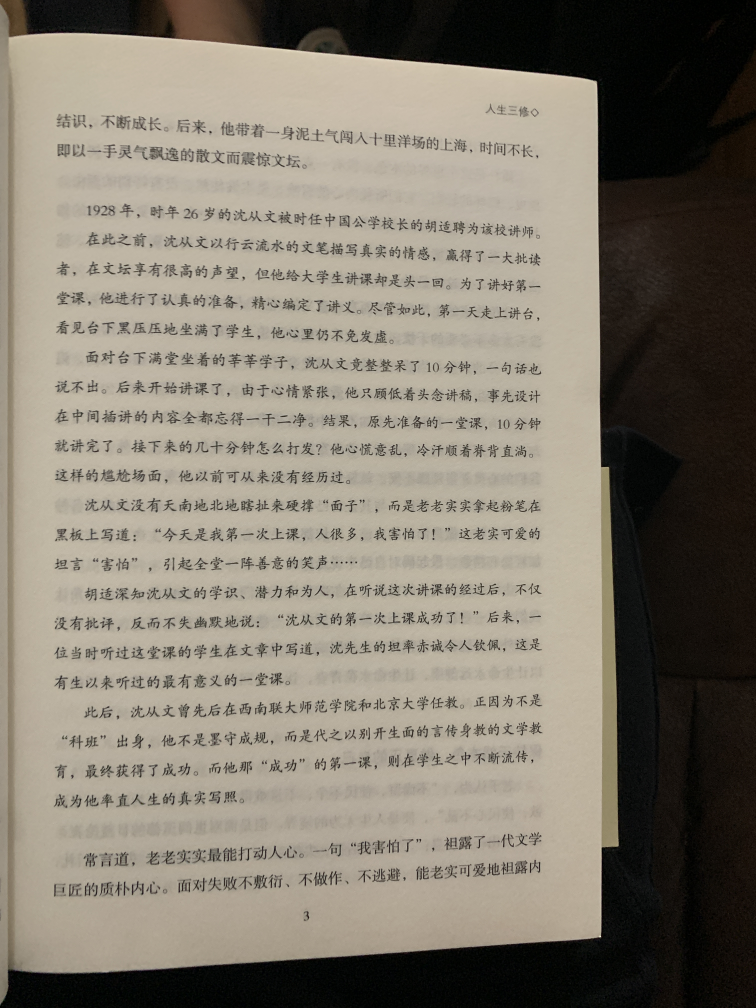
#> input picture ImageProcessing/testJPG/bookExample.JPG, 3024 x 4032 px (shown at 1/4 size)
$ python -i CPY_ImageScan.py   (imports and definitions only)
#> lines starting #> are read from the running program, lines starting #| are printed output that depends on the picture; after the words box and inside, x2 and y2 are one past the last pixel; in counts of white or black regions, pixels touching at a corner belong together
import cv2
import numpy as np
import matplotlib as plot

# Load Image
def LoadImage(imagePath: str) -> np.ndarray:
#> called with imagePath = 'testJPG/bookExample.JPG'
    image = cv2.imread(imagePath)
#> image is the input picture: shape (4032, 3024, 3); mean B, G, R 111.7, 124.5, 131.6
    if image is None:
        raise ValueError(f"Image not found at path: {imagePath}")
    return image

# Show Image
def ShowImage(image: np.ndarray, title: str = "Image"):
    cv2.imshow(title, image)
    cv2.waitKey(0)
    cv2.destroyAllWindows()

# Convert to Gray
def ConvertToGray(image: np.ndarray) -> np.ndarray:
    return cv2.cvtColor(image, cv2.COLOR_BGR2GRAY)
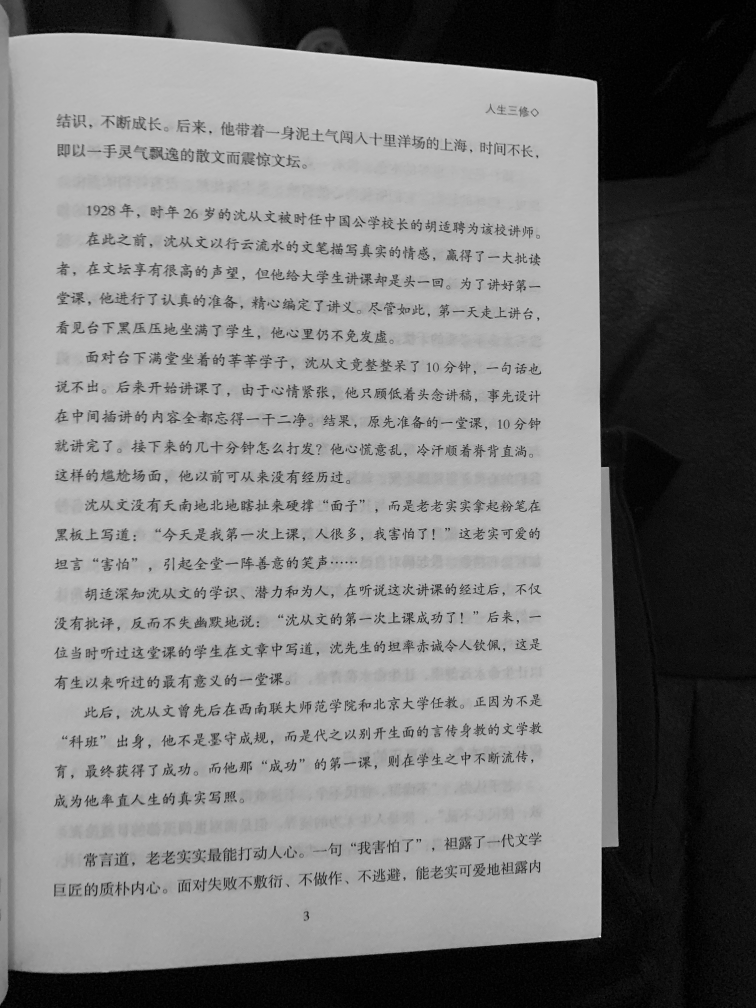
#> returned value: shape (4032, 3024) (shown at 1/4 size); min 0, max 252, mean 125.2

# Apply Gaussian Blur
def ApplyGaussianBlur(image: np.ndarray, kernel_size: int = 5, sigma: float = 0) -> np.ndarray:
#> called with kernel_size = 5, sigma = 0
    return cv2.GaussianBlur(image, (kernel_size, kernel_size), sigma)

# Apply Canny Edge Detection
def ApplyCannyEdgeDetection(image: np.ndarray, threshold1: int, threshold2: int) -> np.ndarray:
#> called with threshold1 = 45, threshold2 = 125
    return cv2.Canny(image, threshold1, threshold2)
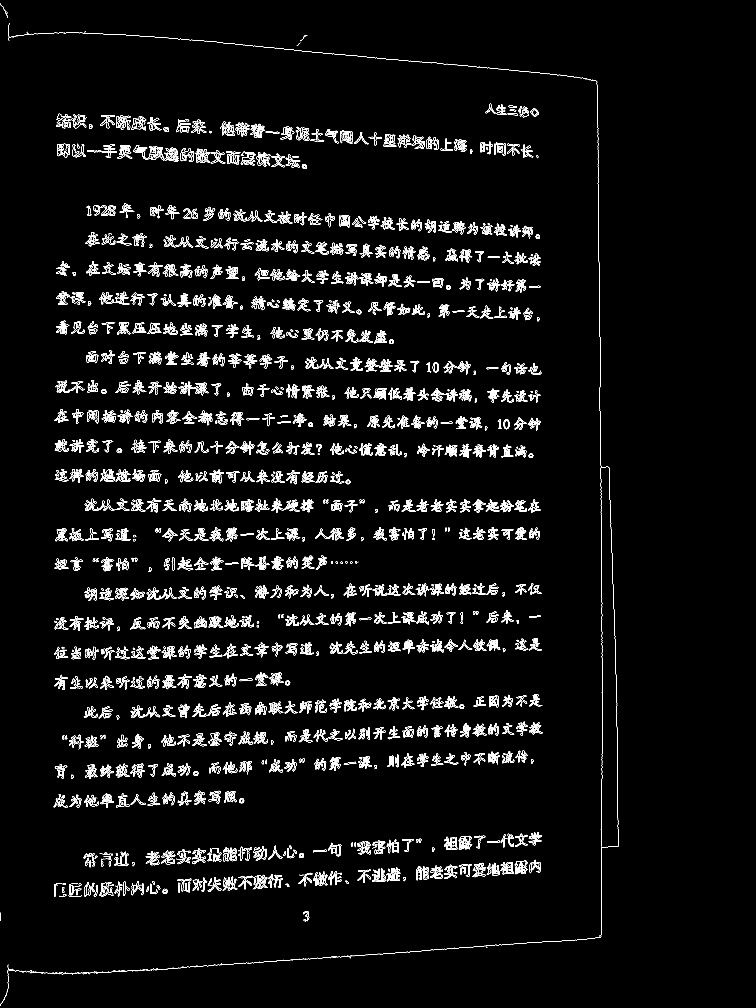
#> returned value: shape (4032, 3024) (shown at 1/4 size); 2.3% white in thin lines or dots, all inside (x1, y1, x2, y2) = (0, 14, 2476, 4023)

# Image Closing
def ImageClosing(image: np.ndarray, kernel_size: int = 5, dil_iteration: int = 3, ero_iteration: int = 2) -> np.ndarray:
#> called with kernel_size = 5, dil_iteration = 3, ero_iteration = 2
    kernel = np.ones((kernel_size, kernel_size))
    newImage = cv2.dilate(image, np.ones((5,5)), iterations=dil_iteration)
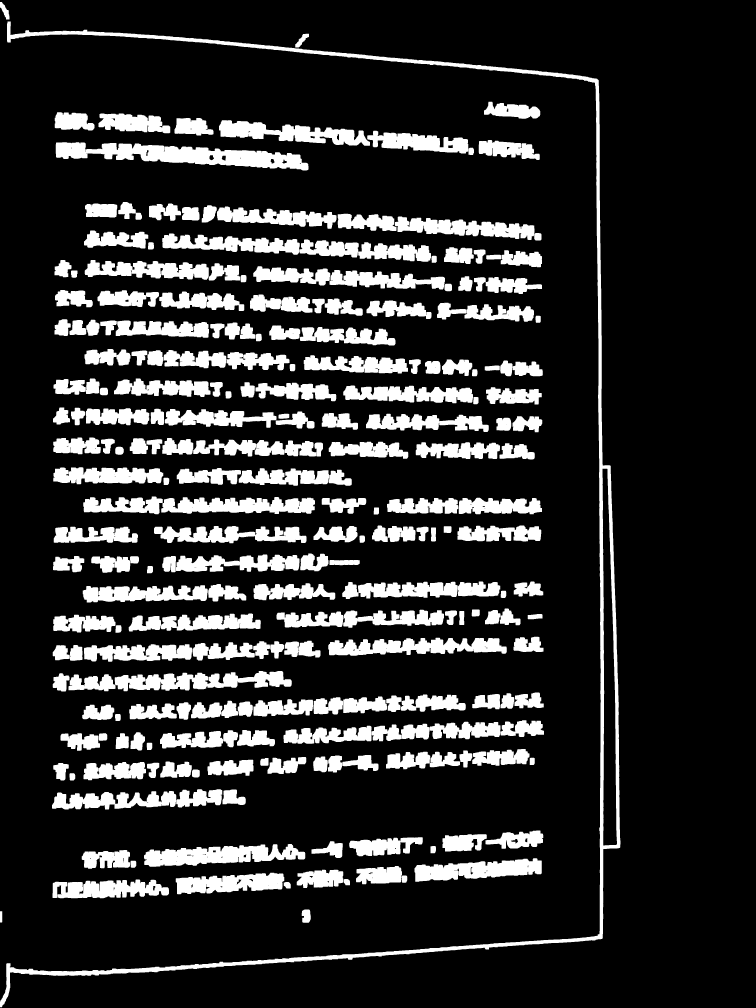
#> newImage: shape (4032, 3024) (shown at 1/4 size); 17.1% white; 233 white regions, largest, box (x1, y1, x2, y2) and area: (0, 86, 2482, 4029) 144614, (223, 569, 1234, 682) 56347, (274, 2684, 1167, 2765) 42161
    newImage = cv2.erode(newImage, np.ones((5,5)), iterations=ero_iteration)
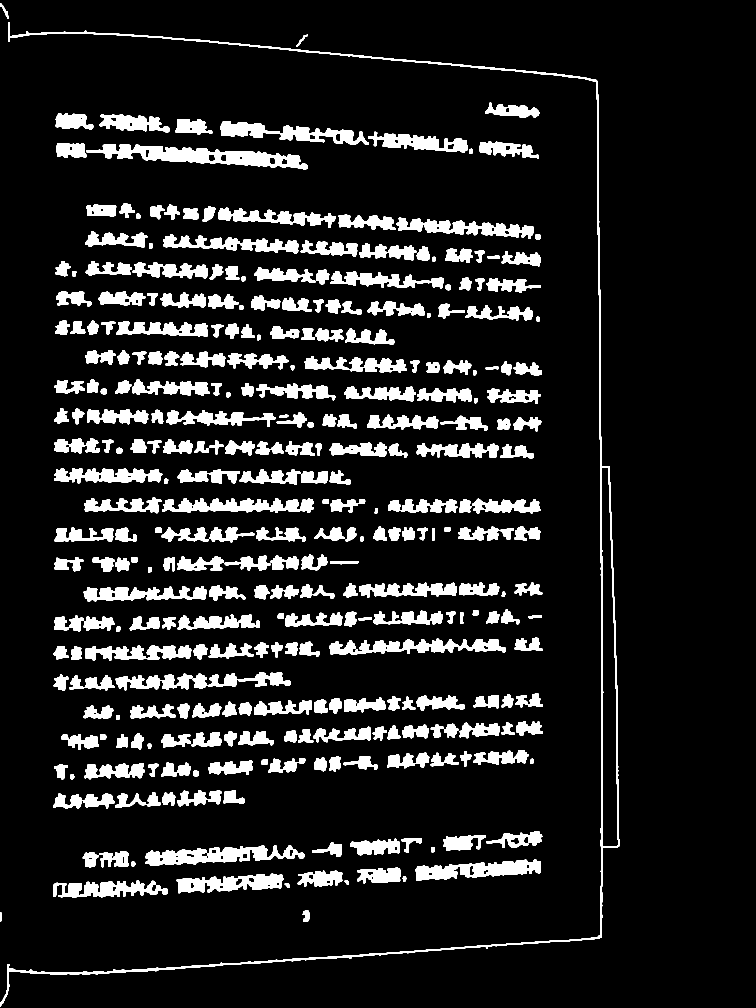
#> newImage: shape (4032, 3024) (shown at 1/4 size); 11.1% white; 301 white regions
    return newImage

# Contour Coordinate Reordering -->
# reorder points to top-left, top-right, bottom-right, bottom-left
def contourCoordinateReordering(points):
    points = points.reshape(4, 2)

    orderedPoints = np.zeros((4, 2), dtype=np.float32)
    summ = points.sum(axis=1)
    diff = np.diff(points, axis=1)

    orderedPoints[0] = points[np.argmin(summ)]
    orderedPoints[1] = points[np.argmin(diff)]
    orderedPoints[2] = points[np.argmax(summ)]
    orderedPoints[3] = points[np.argmax(diff)]
    orderedPoints = orderedPoints.reshape((4, 1, 2))
    return orderedPoints

# Find Biggest Contour
def BiggestContour(image: np.ndarray) -> np.ndarray:
    contours, _ = cv2.findContours(image, cv2.RETR_EXTERNAL, cv2.CHAIN_APPROX_SIMPLE)
#> contours = 301 contours; largest, box (x1, y1, x2, y2) and area: (0, 90, 2478, 4025) 121156, (346, 576, 1230, 678) 38357, (580, 3380, 1217, 3463) 26528, (1662, 3437, 2163, 3523) 23182, (880, 485, 1476, 579) 21976

    # deal with curves
    contours = [cv2.convexHull(contour) for contour in contours]
#> contours = 301 contours; largest, box (x1, y1, x2, y2) and area: (0, 90, 2478, 4025) 8930514, (346, 576, 1230, 678) 49952, (1317, 2555, 2023, 2619) 39032, (580, 3380, 1217, 3463) 37757, (649, 1992, 1256, 2052) 33936
    biggestContour = np.array({})
    maxArea = 0
    for contour in contours:
        area = cv2.contourArea(contour)
        perimeter = cv2.arcLength(contour, True)
        epsilon = .1*perimeter
        approx = cv2.approxPolyDP(contour, epsilon, True)
        if area > maxArea and len(approx) == 4:
            biggestContour = approx
            maxArea = area
#> this loop made 301 passes
#> (area, perimeter, epsilon, biggestContour, maxArea) on passes 2, 12, 13, 300: (1037.5, 123.3, 12.33, [[1232, 3642], [1237, 3675], [1217, 3686], [1212, 3648]], 1037.5), (2910, 199.6, 19.96, [[393, 3421], [378, 3466], [341, 3465], [343, 3410]], 2910), (6905.5, 337.1, 33.71, [[515, 3414], [507, 3466], [404, 3467], [398, 3412]], 6905.5), (8930513.5, 12158.6, 1215.9, [[34, 90], [2390, 325], [2405, 3750], [0, 4024]], 8930513.5)
#> (area, perimeter, epsilon, approx) on passes 1, 3, 4, 5, 6, 7: (143.5, 79.41, 7.94, [[4, 3649], [0, 3685]]), (227, 58.53, 5.85, [[1139, 3534], [1153, 3534], [1158, 3548]]), (26281.5, 989.3, 98.93, [[671, 3562], [214, 3586]]), (195, 53.31, 5.33, [[1379, 3522], [1391, 3523], [1395, 3536], [1386, 3536]]), (224.5, 56.84, 5.68, [[1620, 3506], [1624, 3517], [1614, 3526], [1611, 3511]]), (25119, 942.5, 94.25, [[1132, 3512], [707, 3524]])
#> after the loop, maxArea = 8930513.5
    biggestContour = contourCoordinateReordering(biggestContour)
#> in contourCoordinateReordering, `points = points.reshape(4, 2)`: points = [[34, 90], [2390, 325], [2405, 3750], [0, 4024]]
#> in contourCoordinateReordering, `summ = points.sum(axis=1)`: summ = [124, 2715, 6155, 4024]
#> in contourCoordinateReordering, `diff = np.diff(points, axis=1)`: diff = [56, -2065, 1345, 4024]
    return biggestContour

# Get M Matrix (Camera Matrix)
def GetMMatrix(source: np.ndarray, destination: np.ndarray) -> np.ndarray:
    return cv2.getPerspectiveTransform(source, destination)

# Warp Perspective
def WarpPerspective(image: np.ndarray, points: np.ndarray, width: int = 2590, height: int = 3340) -> np.ndarray:
    return cv2.warpPerspective(image, points, (width, height))

# Scans Looseleaf
def ScanDocument(imagePath: str, threshold1: int = 45, threshold2: int = 125, width: int = 2590, height: int = 3340, option: int = 0) -> np.ndarray:
    image = LoadImage(imagePath)
    grayImage = ConvertToGray(image)
    grayImageBlur = ApplyGaussianBlur(grayImage)
    grayImageEdges = ApplyCannyEdgeDetection(grayImageBlur, threshold1, threshold2)
    grayImageEdgesClosing = ImageClosing(grayImageEdges)
    bigContour = BiggestContour(grayImageEdgesClosing)
#> bigContour = [[34, 90], [2390, 325], [2405, 3750], [0, 4024]]
    mMatrix = GetMMatrix(np.float32(bigContour), np.float32([ [0, 0], [width, 0], [width, height], [0,height] ]))
#> mMatrix = [[0.956, 0.00827, -33.26], [-0.0863, 0.866, -74.96], [-5.48e-05, 5.05e-06, 1]]

    # colored
    if option == 0:
        paper = WarpPerspective(image, mMatrix, width, height)
#> in WarpPerspective, `return cv2.warpPerspective(image, points, (width, height))`:
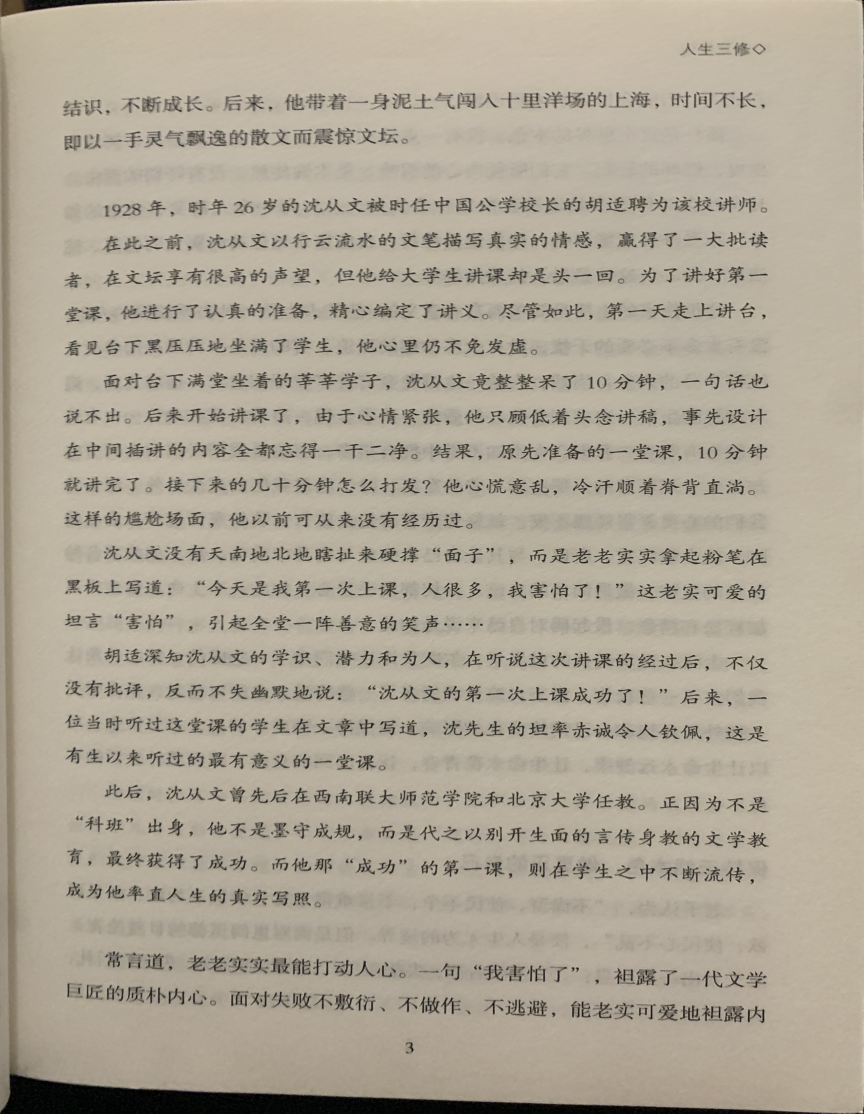
#> returned value: shape (3340, 2590, 3) (shown at 1/3 size); mean of channels 0, 1, 2 149.8, 165.7, 174.3; drawn as B, G, R
        return paper

    # grayscaled
    elif option == 1:
        paper = WarpPerspective(grayImage, mMatrix, width, height)
        return paper

    # binary
    elif option == 2:
        paper = WarpPerspective(grayImage, mMatrix, width, height)
        denoisedImage = cv2.medianBlur(paper, 3)
        blurredDenoisedImage = ApplyGaussianBlur(denoisedImage)
        brightness = 3
        blockSize = 13
        binary = cv2.adaptiveThreshold(blurredDenoisedImage, 255, cv2.ADAPTIVE_THRESH_GAUSSIAN_C, cv2.THRESH_BINARY, blockSize, brightness)
        return binary

>>> result = ScanDocument('testJPG/bookExample.JPG')

$ run again, on ImageProcessing/testJPG/gridPaperExample.JPG
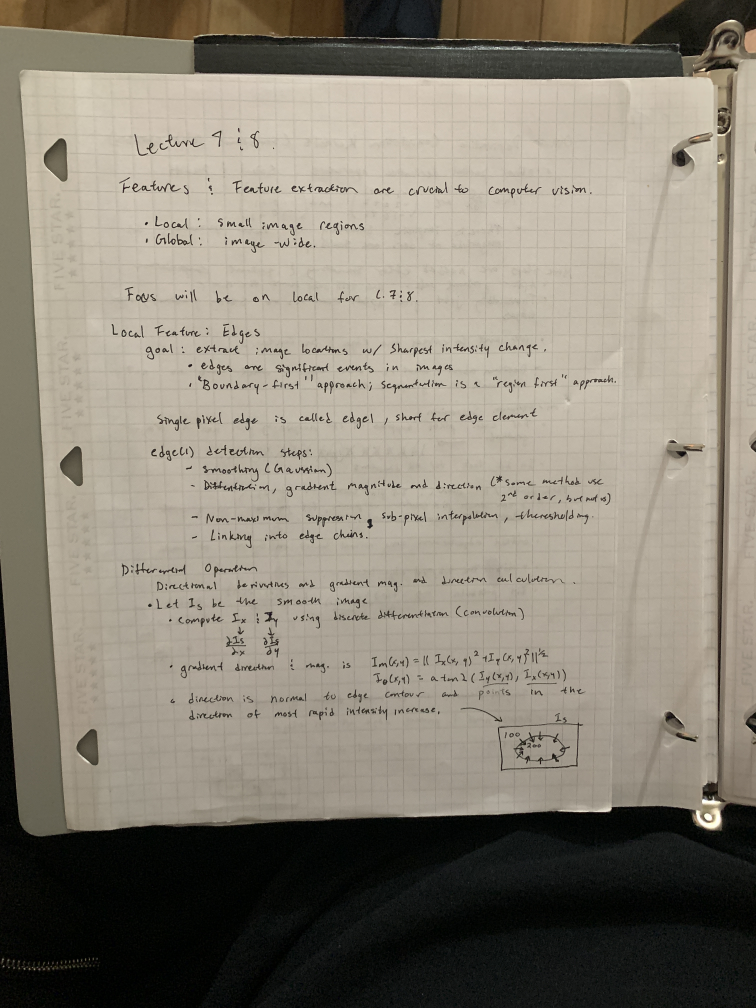
#> input picture ImageProcessing/testJPG/gridPaperExample.JPG, 3024 x 4032 px (shown at 1/4 size)
#> in LoadImage, image is the input picture: shape (4032, 3024, 3); mean B, G, R 117.9, 130.6, 137.3
#> in ImageClosing, `newImage = cv2.erode(newImage, np.ones((5,5)), iterations=ero_iteration)`:
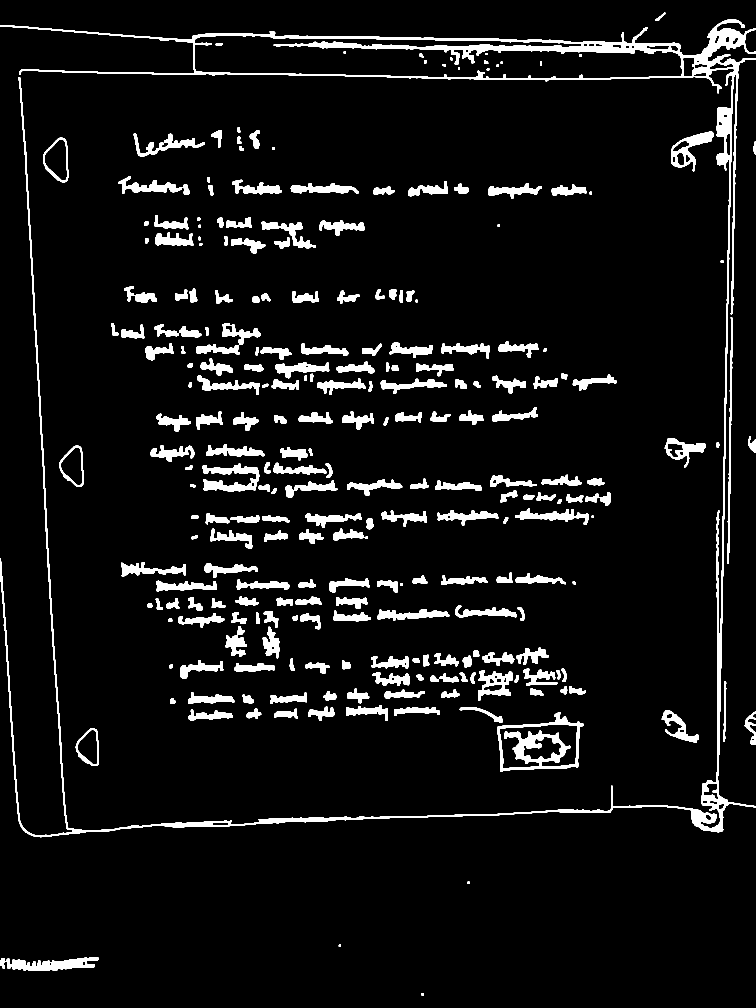
#> newImage: shape (4032, 3024) (shown at 1/4 size); 6.2% white; 251 white regions
#> in BiggestContour, `contours, _ = cv2.findContours(image, cv2.RETR_EXTERNAL, cv2.CHAIN_APP..`: contours = 237 contours; largest, box (x1, y1, x2, y2) and area: (0, 76, 3024, 3349) 429066, (1989, 2849, 2335, 3086) 58228, (173, 551, 273, 729) 12799, (0, 3828, 394, 3884) 11434, (2685, 525, 2855, 685) 11201
#> in BiggestContour, `contours = [cv2.convexHull(contour) for contour in contours]`: contours = 237 contours; largest, box (x1, y1, x2, y2) and area: (0, 76, 3024, 3349) 9777148, (1989, 2849, 2335, 3086) 66822, (809, 1855, 1037, 1968) 22906, (0, 3828, 394, 3884) 18234, (535, 534, 820, 626) 17948
#> the loop in BiggestContour, `for contour in contours:` made 237 passes
#> (area, perimeter, epsilon, biggestContour, maxArea) on passes 1, 6, 236: (70.5, 32.24, 3.22, [[1693, 3972], [1694, 3980], [1687, 3981], [1686, 3972]], 70.5), (66821.5, 1024.3, 102.4, [[2334, 2896], [2311, 3068], [2002, 3085], [1990, 2907]], 66821.5), (9777148.5, 12342.5, 1234.3, [[3023, 113], [3023, 3228], [103, 3330], [0, 100]], 9777148.5)
#> after the loop in BiggestContour, `for contour in contours:`: maxArea = 9777148.5
#> points = [[3023, 113], [3023, 3228], [103, 3330], [0, 100]]
#> summ = [3136, 6251, 3433, 100]
#> diff = [-2910, 205, 3227, 100]
#> in BiggestContour, `biggestContour = contourCoordinateReordering(biggestContour)`: biggestContour = [[0, 100], [3023, 113], [3023, 3228], [103, 3330]]
#> mMatrix = [[0.825, -0.0263, 2.63], [-0.00429, 0.998, -99.79], [-1.21e-05, -1.02e-05, 1]]
#> in WarpPerspective, `return cv2.warpPerspective(image, points, (width, height))`:
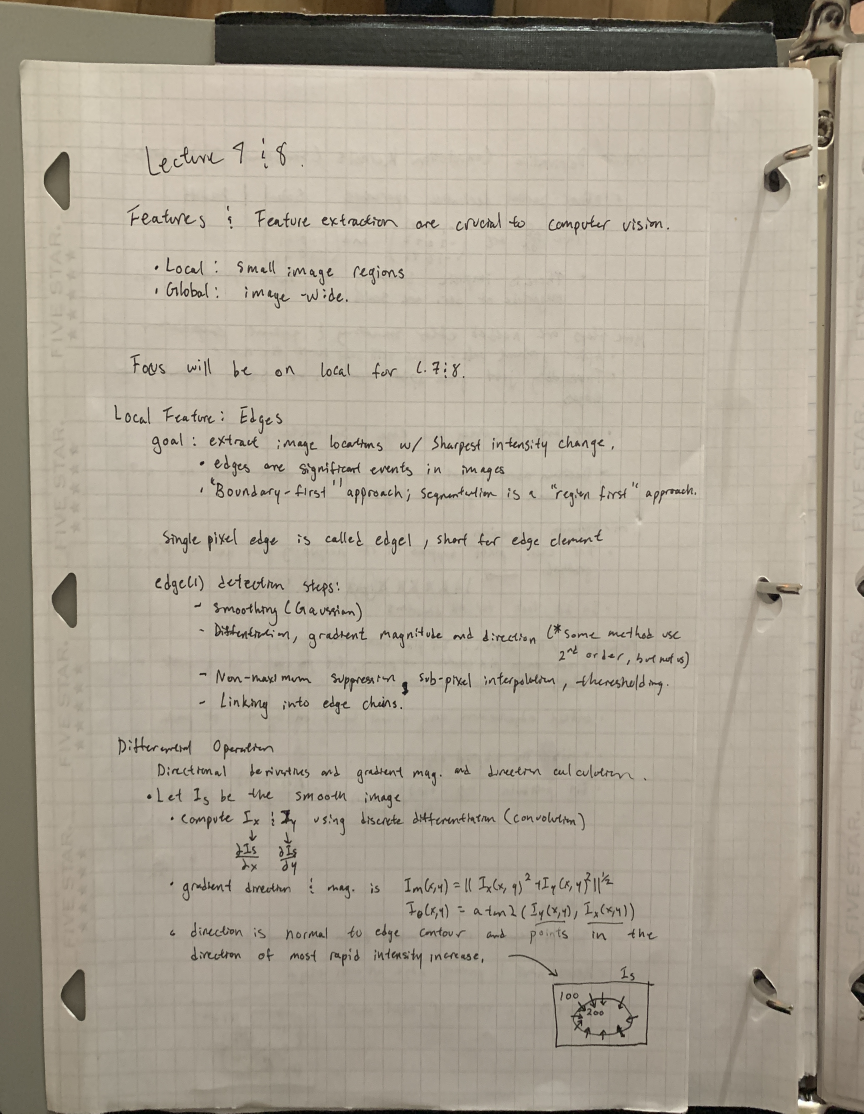
#> returned value: shape (3340, 2590, 3) (shown at 1/3 size); mean of channels 0, 1, 2 147.1, 162.1, 170.4; drawn as B, G, R
